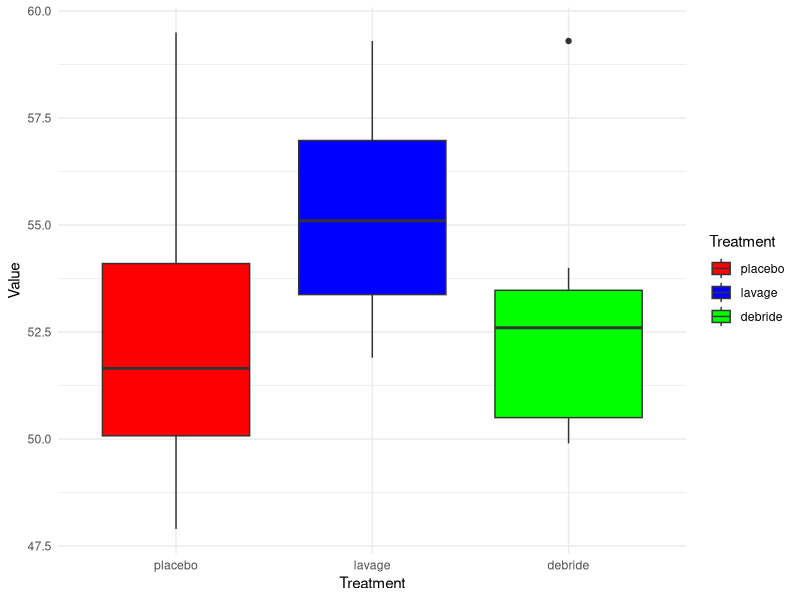
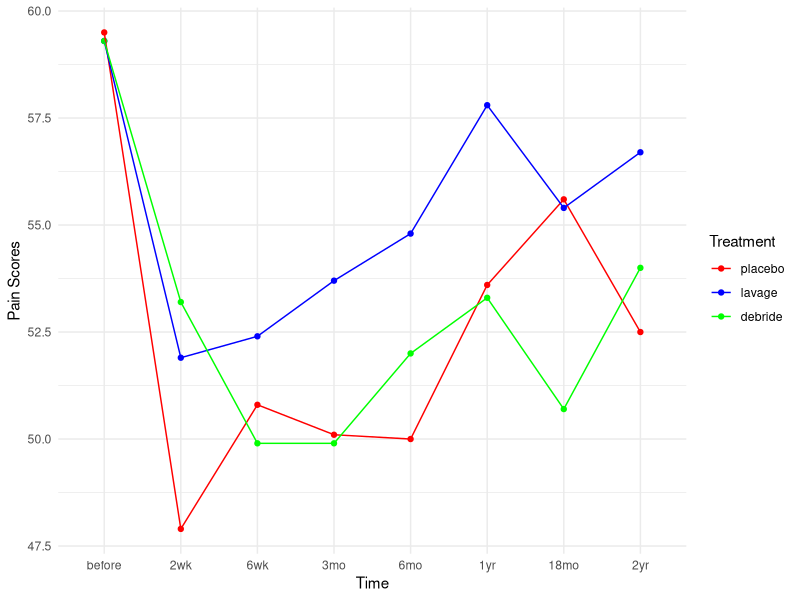
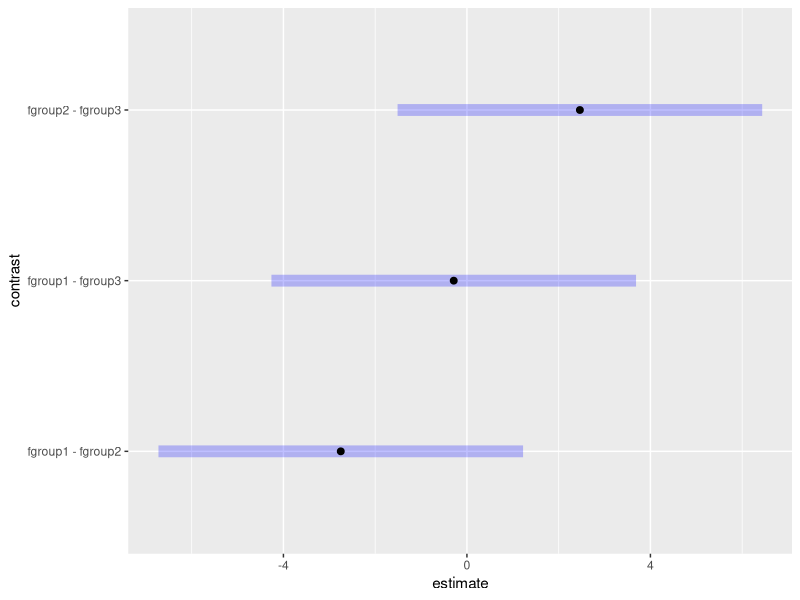
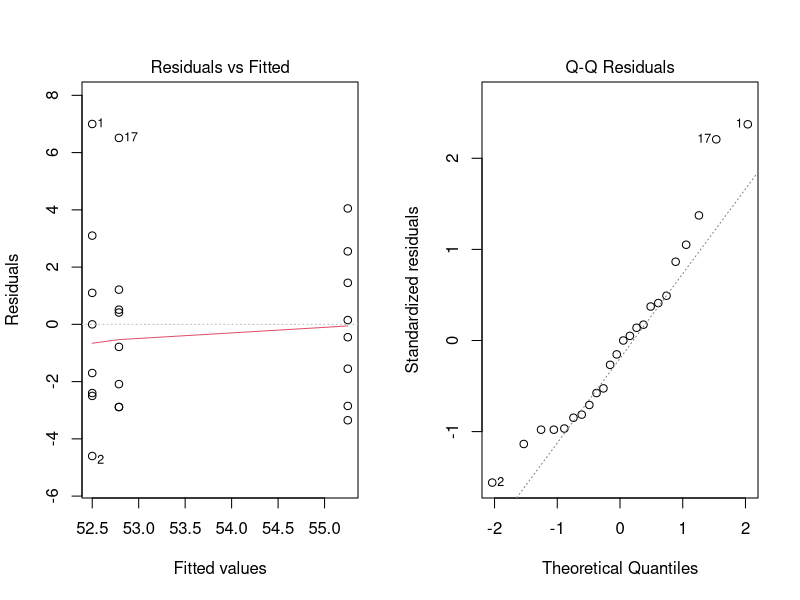
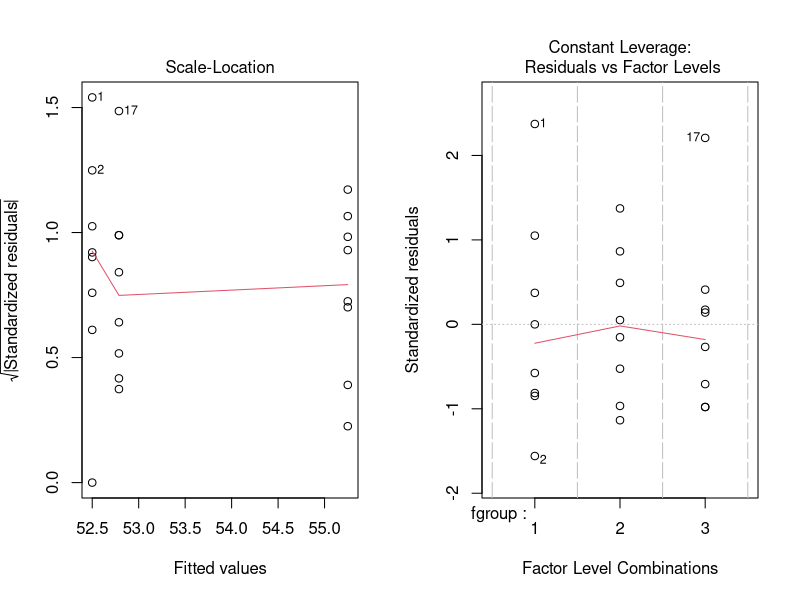
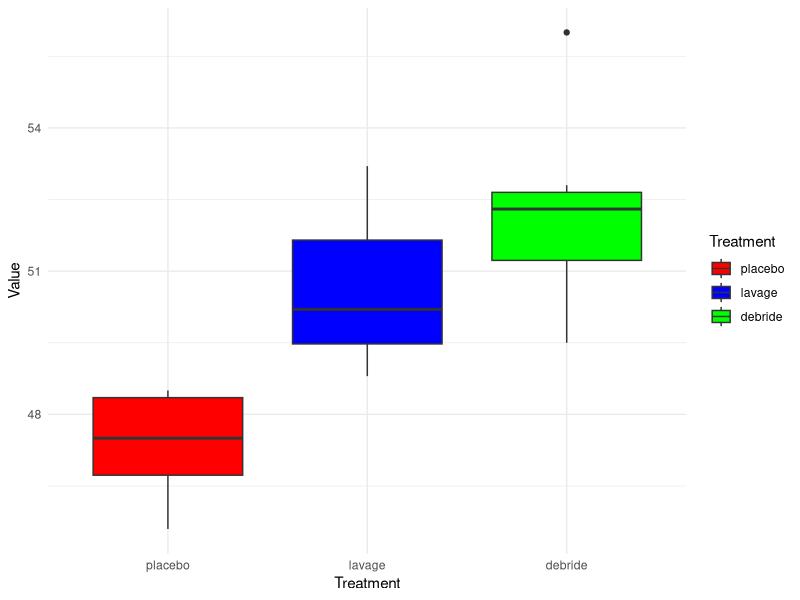
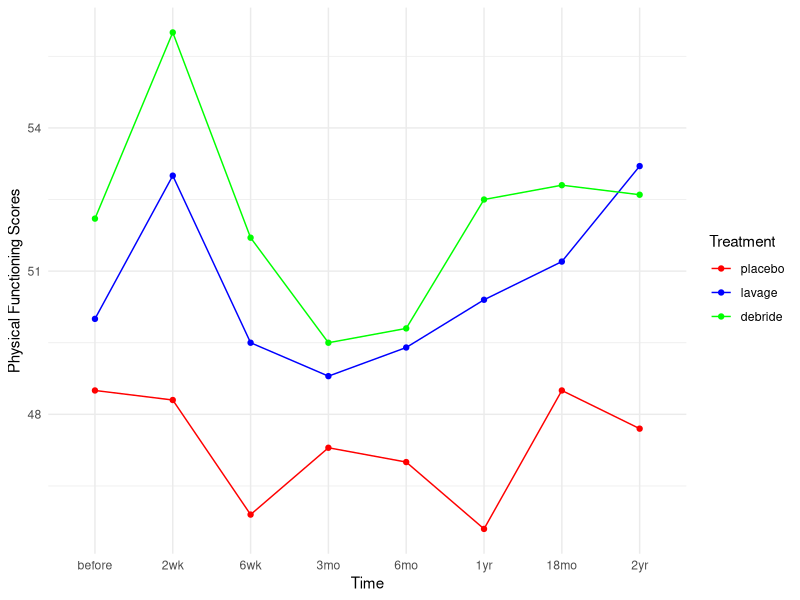
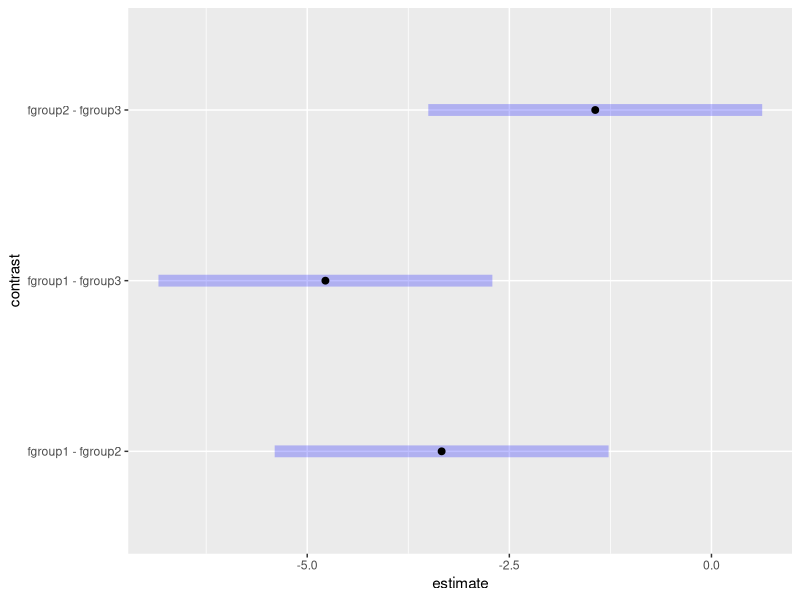

Generate these figures, in order, with R:
## ---- chunk 1
library(ggplot2)
## ---- chunk 2
placebo <- c(59.5,47.9,50.8,50.1,50.0,53.6,55.6,52.5)
lavage <-  c(59.3,51.9,52.4,53.7,54.8,57.8,55.4,56.7)
debride <- c(59.3,53.2,49.9,49.9,52.0,53.3,50.7,54.0)
time <- factor(c("before", "2wk", "6wk", "3mo", "6mo", "1yr", "18mo", "2yr"), levels = c("before", "2wk", "6wk", "3mo", "6mo", "1yr", "18mo", "2yr"))
dat1 <- data.frame(placebo, lavage, debride, time)
dat1
## ---- chunk 3
summary(dat1)
## ---- chunk 4
library(reshape2)
dat1_melted <- melt(dat1, id.vars = "time")

ggplot(dat1_melted, aes(x = variable, y = value, fill = variable)) +
  geom_boxplot() +
  labs(x = "Treatment", y = "Value", fill = "Treatment") +
  scale_fill_manual(values = c("red", "blue", "green")) +
  theme_minimal()
## ---- chunk 5
library(reshape2)
library(ggplot2)
dat1_melted <- melt(dat1, id.vars = "time")

# Plot using ggplot2
ggplot(dat1_melted, aes(x = time, y = value, color = variable, group= variable)) +
  geom_point()+
  geom_line() +
  labs(x = "Time", y = "Pain Scores", color = "Treatment") +
  scale_color_manual(values = c("placebo" = "red", "lavage" = "blue", "debride" = "green")) +
  theme_minimal()
## ---- chunk 6
group <- rep(c(1,2,3), each = 8)
knee_pain <- c(59.5,47.9,50.8,50.1,50.0,53.6,55.6,52.5,59.3,51.9,52.4,53.7,54.8,57.8,55.4,56.7,59.3,53.2,49.9,49.9,52.0,53.3,50.7,54.0)
dat_KSPS <- data.frame(group, knee_pain)
dat_KSPS$fgroup <- as.factor(dat_KSPS$group)
dat_KSPS
## ---- chunk 7
library(car)
model1 <- lm(knee_pain ~ fgroup, data = dat_KSPS)
Anova(model1, type =2)
## ---- chunk 8
library(emmeans)
lsmPain<- lsmeans(model1, ~fgroup)
print(lsmPain)
## ---- chunk 9
tk1<-summary(contrast(lsmPain, method = "pairwise", adjust = "tukey"),
    infer=c(T,T), level = 0.95)
tk1
## ---- chunk 10
dn <- summary(contrast(lsmPain, method = "trt.vs.ctrl", adjust = "mtv"),
    infer=c(T,F), level = 0.95, side = "two-sided")
dn
## ---- chunk 11
plot(tk1)
## ---- chunk 12
par(mfrow = c(1,2))
plot(model1)
## ---- chunk 13
shapiro.test(model1$residuals)
## ---- chunk 14
placebo <- c(48.5,48.3,45.9,47.3,47.0,45.6,48.5,47.7)
lavage <- c(50.0,53.0,49.5,48.8,49.4,50.4,51.2,53.2)
debride <-c(52.1,56.0,51.7,49.5,49.8,52.5,52.8,52.6)
time <- factor(c("before", "2wk", "6wk", "3mo", "6mo", "1yr", "18mo", "2yr"), levels = c("before", "2wk", "6wk", "3mo", "6mo", "1yr", "18mo", "2yr"))
dat2 <- data.frame(placebo, lavage, debride, time)
dat2
## ---- chunk 15
summary(dat2)
## ---- chunk 16
library(reshape2)
dat2_melted <- melt(dat2, id.vars = "time")

ggplot(dat2_melted, aes(x = variable, y = value, fill = variable)) +
  geom_boxplot() +
  labs(x = "Treatment", y = "Value", fill = "Treatment") +
  scale_fill_manual(values = c("red", "blue", "green")) +
  theme_minimal()
## ---- chunk 17

# Plot using ggplot2
ggplot(dat2_melted, aes(x = time, y = value, color = variable, group= variable)) +
  geom_point()+
  geom_line()+
  labs(x = "Time", y = "Physical Functioning Scores", color = "Treatment") +
  scale_color_manual(values = c("placebo" = "red", "lavage" = "blue", "debride" = "green")) +
  theme_minimal()


## ---- chunk 18
group <- rep(c(1,2,3), each = 8)
functioning_scores <- c(48.5,48.3,45.9,47.3,47.0,45.6,48.5,47.7,50.0,53.0,49.5,48.8,49.4,50.4,51.2,53.2,52.1,56.0,51.7,49.5,49.8,52.5,52.8,52.6)
dat_function <- data.frame(group, functioning_scores)
dat_function$fgroup <- as.factor(dat_function$group)
dat_function
## ---- chunk 19
model2 <- lm(functioning_scores ~ fgroup, data = dat_function)
anova(model2)
## ---- chunk 20
library(emmeans)
lsmFunction<- lsmeans(model2, ~fgroup)
print(lsmFunction)
## ---- chunk 21
tk2<-summary(contrast(lsmFunction, method = "pairwise", adjust = "tukey"),
    infer=c(T,T), level = 0.95)
tk2
## ---- chunk 22
plot(tk2)
## ---- chunk 23
plot(model2, 1:2)
## ---- chunk 24
leveneTest(model2)
